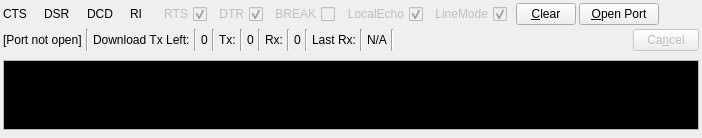
        <widget class="QWidget" name="tab_Term">
         <property name="enabled">
          <bool>true</bool>
         </property>
         <property name="sizePolicy">
          <sizepolicy hsizetype="Expanding" vsizetype="Expanding">
           <horstretch>0</horstretch>
           <verstretch>0</verstretch>
          </sizepolicy>
         </property>
         <attribute name="title">
          <string>&amp;Terminal</string>
         </attribute>
         <layout class="QGridLayout" name="gridLayout_11">
          <property name="leftMargin">
           <number>3</number>
          </property>
          <property name="topMargin">
           <number>3</number>
          </property>
          <property name="rightMargin">
           <number>3</number>
          </property>
          <property name="bottomMargin">
           <number>3</number>
          </property>
          <property name="spacing">
           <number>3</number>
          </property>
          <item row="0" column="0">
           <layout class="QGridLayout" name="gridLayout_4">
            <property name="spacing">
             <number>3</number>
            </property>
            <item row="5" column="0">
             <layout class="QHBoxLayout" name="horizontalLayout_3">
              <property name="spacing">
               <number>4</number>
              </property>
              <property name="topMargin">
               <number>1</number>
              </property>
              <property name="bottomMargin">
               <number>1</number>
              </property>
              <item>
               <widget class="QLabel" name="label_TermConn">
                <property name="text">
                 <string>[Port not open]</string>
                </property>
               </widget>
              </item>
              <item>
               <widget class="Line" name="line">
                <property name="orientation">
                 <enum>Qt::Vertical</enum>
                </property>
               </widget>
              </item>
              <item>
               <widget class="QLabel" name="label_16">
                <property name="text">
                 <string>Download Tx Left:</string>
                </property>
               </widget>
              </item>
              <item>
               <widget class="Line" name="line_2">
                <property name="orientation">
                 <enum>Qt::Vertical</enum>
                </property>
               </widget>
              </item>
              <item>
               <widget class="QLabel" name="label_TermTxLeft">
                <property name="text">
                 <string>0</string>
                </property>
               </widget>
              </item>
              <item>
               <widget class="Line" name="line_4">
                <property name="orientation">
                 <enum>Qt::Vertical</enum>
                </property>
               </widget>
              </item>
              <item>
               <widget class="QLabel" name="label_18">
                <property name="maximumSize">
                 <size>
                  <width>20</width>
                  <height>16777215</height>
                 </size>
                </property>
                <property name="text">
                 <string>Tx:</string>
                </property>
               </widget>
              </item>
              <item>
               <widget class="Line" name="line_3">
                <property name="orientation">
                 <enum>Qt::Vertical</enum>
                </property>
               </widget>
              </item>
              <item>
               <widget class="QLabel" name="label_TermTx">
                <property name="text">
                 <string>0</string>
                </property>
               </widget>
              </item>
              <item>
               <widget class="Line" name="line_5">
                <property name="orientation">
                 <enum>Qt::Vertical</enum>
                </property>
               </widget>
              </item>
              <item>
               <widget class="QLabel" name="label_20">
                <property name="maximumSize">
                 <size>
                  <width>20</width>
                  <height>16777215</height>
                 </size>
                </property>
                <property name="text">
                 <string>Rx:</string>
                </property>
               </widget>
              </item>
              <item>
               <widget class="Line" name="line_6">
                <property name="orientation">
                 <enum>Qt::Vertical</enum>
                </property>
               </widget>
              </item>
              <item>
               <widget class="QLabel" name="label_TermRx">
                <property name="text">
                 <string>0</string>
                </property>
               </widget>
              </item>
              <item>
               <widget class="Line" name="line_7">
                <property name="orientation">
                 <enum>Qt::Vertical</enum>
                </property>
               </widget>
              </item>
              <item>
               <widget class="QLabel" name="label_44">
                <property name="text">
                 <string>Last Rx:</string>
                </property>
               </widget>
              </item>
              <item>
               <widget class="Line" name="line_10">
                <property name="orientation">
                 <enum>Qt::Vertical</enum>
                </property>
               </widget>
              </item>
              <item>
               <widget class="QLabel" name="label_LastRx">
                <property name="text">
                 <string>N/A</string>
                </property>
               </widget>
              </item>
              <item>
               <widget class="Line" name="line_9">
                <property name="orientation">
                 <enum>Qt::Vertical</enum>
                </property>
               </widget>
              </item>
              <item>
               <spacer name="horizontalSpacer_6">
                <property name="orientation">
                 <enum>Qt::Horizontal</enum>
                </property>
                <property name="sizeHint" stdset="0">
                 <size>
                  <width>40</width>
                  <height>20</height>
                 </size>
                </property>
               </spacer>
              </item>
              <item>
               <widget class="QPushButton" name="btn_Cancel">
                <property name="enabled">
                 <bool>false</bool>
                </property>
                <property name="sizePolicy">
                 <sizepolicy hsizetype="Maximum" vsizetype="Fixed">
                  <horstretch>0</horstretch>
                  <verstretch>0</verstretch>
                 </sizepolicy>
                </property>
                <property name="minimumSize">
                 <size>
                  <width>0</width>
                  <height>0</height>
                 </size>
                </property>
                <property name="maximumSize">
                 <size>
                  <width>66</width>
                  <height>16777215</height>
                 </size>
                </property>
                <property name="text">
                 <string>Ca&amp;ncel</string>
                </property>
               </widget>
              </item>
             </layout>
            </item>
            <item row="7" column="0">
             <layout class="QVBoxLayout" name="verticalLayout_4">
              <property name="topMargin">
               <number>5</number>
              </property>
              <property name="bottomMargin">
               <number>5</number>
              </property>
              <item>
               <widget class="LrdScrollEdit" name="text_TermEditData">
                <property name="enabled">
                 <bool>true</bool>
                </property>
                <property name="sizePolicy">
                 <sizepolicy hsizetype="Expanding" vsizetype="Expanding">
                  <horstretch>0</horstretch>
                  <verstretch>0</verstretch>
                 </sizepolicy>
                </property>
                <property name="maximumSize">
                 <size>
                  <width>16777215</width>
                  <height>166666</height>
                 </size>
                </property>
                <property name="palette">
                 <palette>
                  <active>
                   <colorrole role="WindowText">
                    <brush brushstyle="SolidPattern">
                     <color alpha="255">
                      <red>255</red>
                      <green>255</green>
                      <blue>255</blue>
                     </color>
                    </brush>
                   </colorrole>
                   <colorrole role="Text">
                    <brush brushstyle="SolidPattern">
                     <color alpha="255">
                      <red>255</red>
                      <green>255</green>
                      <blue>255</blue>
                     </color>
                    </brush>
                   </colorrole>
                   <colorrole role="Base">
                    <brush brushstyle="SolidPattern">
                     <color alpha="255">
                      <red>0</red>
                      <green>0</green>
                      <blue>0</blue>
                     </color>
                    </brush>
                   </colorrole>
                   <colorrole role="PlaceholderText">
                    <brush brushstyle="NoBrush">
                     <color alpha="128">
                      <red>255</red>
                      <green>255</green>
                      <blue>255</blue>
                     </color>
                    </brush>
                   </colorrole>
                  </active>
                  <inactive>
                   <colorrole role="WindowText">
                    <brush brushstyle="SolidPattern">
                     <color alpha="255">
                      <red>255</red>
                      <green>255</green>
                      <blue>255</blue>
                     </color>
                    </brush>
                   </colorrole>
                   <colorrole role="Text">
                    <brush brushstyle="SolidPattern">
                     <color alpha="255">
                      <red>255</red>
                      <green>255</green>
                      <blue>255</blue>
                     </color>
                    </brush>
                   </colorrole>
                   <colorrole role="Base">
                    <brush brushstyle="SolidPattern">
                     <color alpha="255">
                      <red>0</red>
                      <green>0</green>
                      <blue>0</blue>
                     </color>
                    </brush>
                   </colorrole>
                   <colorrole role="PlaceholderText">
                    <brush brushstyle="NoBrush">
                     <color alpha="128">
                      <red>255</red>
                      <green>255</green>
                      <blue>255</blue>
                     </color>
                    </brush>
                   </colorrole>
                  </inactive>
                  <disabled>
                   <colorrole role="WindowText">
                    <brush brushstyle="SolidPattern">
                     <color alpha="255">
                      <red>120</red>
                      <green>120</green>
                      <blue>120</blue>
                     </color>
                    </brush>
                   </colorrole>
                   <colorrole role="Text">
                    <brush brushstyle="SolidPattern">
                     <color alpha="255">
                      <red>120</red>
                      <green>120</green>
                      <blue>120</blue>
                     </color>
                    </brush>
                   </colorrole>
                   <colorrole role="Base">
                    <brush brushstyle="SolidPattern">
                     <color alpha="255">
                      <red>240</red>
                      <green>240</green>
                      <blue>240</blue>
                     </color>
                    </brush>
                   </colorrole>
                   <colorrole role="PlaceholderText">
                    <brush brushstyle="NoBrush">
                     <color alpha="128">
                      <red>255</red>
                      <green>255</green>
                      <blue>255</blue>
                     </color>
                    </brush>
                   </colorrole>
                  </disabled>
                 </palette>
                </property>
                <property name="verticalScrollBarPolicy">
                 <enum>Qt::ScrollBarAsNeeded</enum>
                </property>
                <property name="horizontalScrollBarPolicy">
                 <enum>Qt::ScrollBarAlwaysOff</enum>
                </property>
                <property name="sizeAdjustPolicy">
                 <enum>QAbstractScrollArea::AdjustToContents</enum>
                </property>
                <property name="readOnly">
                 <bool>false</bool>
                </property>
               </widget>
              </item>
             </layout>
            </item>
            <item row="4" column="0">
             <layout class="QHBoxLayout" name="horizontalLayout_2">
              <property name="spacing">
               <number>3</number>
              </property>
              <property name="leftMargin">
               <number>0</number>
              </property>
              <property name="topMargin">
               <number>0</number>
              </property>
              <property name="rightMargin">
               <number>0</number>
              </property>
              <property name="bottomMargin">
               <number>0</number>
              </property>
              <item>
               <widget class="QLabel" name="label_11">
                <property name="text">
                 <string>CTS</string>
                </property>
               </widget>
              </item>
              <item>
               <widget class="QLabel" name="image_CTS">
                <property name="text">
                 <string/>
                </property>
               </widget>
              </item>
              <item>
               <spacer name="horizontalSpacer_4">
                <property name="orientation">
                 <enum>Qt::Horizontal</enum>
                </property>
                <property name="sizeType">
                 <enum>QSizePolicy::Fixed</enum>
                </property>
                <property name="sizeHint" stdset="0">
                 <size>
                  <width>4</width>
                  <height>20</height>
                 </size>
                </property>
               </spacer>
              </item>
              <item>
               <widget class="QLabel" name="label_12">
                <property name="text">
                 <string>DSR</string>
                </property>
               </widget>
              </item>
              <item>
               <widget class="QLabel" name="image_DSR">
                <property name="text">
                 <string/>
                </property>
               </widget>
              </item>
              <item>
               <spacer name="horizontalSpacer_7">
                <property name="orientation">
                 <enum>Qt::Horizontal</enum>
                </property>
                <property name="sizeType">
                 <enum>QSizePolicy::Fixed</enum>
                </property>
                <property name="sizeHint" stdset="0">
                 <size>
                  <width>4</width>
                  <height>20</height>
                 </size>
                </property>
               </spacer>
              </item>
              <item>
               <widget class="QLabel" name="label_13">
                <property name="text">
                 <string>DCD</string>
                </property>
               </widget>
              </item>
              <item>
               <widget class="QLabel" name="image_DCD">
                <property name="text">
                 <string/>
                </property>
               </widget>
              </item>
              <item>
               <spacer name="horizontalSpacer_14">
                <property name="orientation">
                 <enum>Qt::Horizontal</enum>
                </property>
                <property name="sizeType">
                 <enum>QSizePolicy::Fixed</enum>
                </property>
                <property name="sizeHint" stdset="0">
                 <size>
                  <width>4</width>
                  <height>20</height>
                 </size>
                </property>
               </spacer>
              </item>
              <item>
               <widget class="QLabel" name="label_14">
                <property name="text">
                 <string>RI</string>
                </property>
               </widget>
              </item>
              <item>
               <widget class="QLabel" name="image_RI">
                <property name="text">
                 <string/>
                </property>
               </widget>
              </item>
              <item>
               <spacer name="horizontalSpacer_23">
                <property name="orientation">
                 <enum>Qt::Horizontal</enum>
                </property>
                <property name="sizeType">
                 <enum>QSizePolicy::Fixed</enum>
                </property>
                <property name="sizeHint" stdset="0">
                 <size>
                  <width>3</width>
                  <height>20</height>
                 </size>
                </property>
               </spacer>
              </item>
              <item>
               <widget class="QCheckBox" name="check_RTS">
                <property name="enabled">
                 <bool>false</bool>
                </property>
                <property name="layoutDirection">
                 <enum>Qt::RightToLeft</enum>
                </property>
                <property name="text">
                 <string>RTS</string>
                </property>
                <property name="checked">
                 <bool>true</bool>
                </property>
               </widget>
              </item>
              <item>
               <spacer name="horizontalSpacer_24">
                <property name="orientation">
                 <enum>Qt::Horizontal</enum>
                </property>
                <property name="sizeType">
                 <enum>QSizePolicy::Fixed</enum>
                </property>
                <property name="sizeHint" stdset="0">
                 <size>
                  <width>3</width>
                  <height>20</height>
                 </size>
                </property>
               </spacer>
              </item>
              <item>
               <widget class="QCheckBox" name="check_DTR">
                <property name="enabled">
                 <bool>false</bool>
                </property>
                <property name="layoutDirection">
                 <enum>Qt::RightToLeft</enum>
                </property>
                <property name="text">
                 <string>DTR</string>
                </property>
                <property name="checked">
                 <bool>true</bool>
                </property>
               </widget>
              </item>
              <item>
               <spacer name="horizontalSpacer_31">
                <property name="orientation">
                 <enum>Qt::Horizontal</enum>
                </property>
                <property name="sizeType">
                 <enum>QSizePolicy::Fixed</enum>
                </property>
                <property name="sizeHint" stdset="0">
                 <size>
                  <width>3</width>
                  <height>20</height>
                 </size>
                </property>
               </spacer>
              </item>
              <item>
               <widget class="QCheckBox" name="check_Break">
                <property name="enabled">
                 <bool>false</bool>
                </property>
                <property name="layoutDirection">
                 <enum>Qt::RightToLeft</enum>
                </property>
                <property name="text">
                 <string>BREAK</string>
                </property>
               </widget>
              </item>
              <item>
               <spacer name="horizontalSpacer_32">
                <property name="orientation">
                 <enum>Qt::Horizontal</enum>
                </property>
                <property name="sizeType">
                 <enum>QSizePolicy::Fixed</enum>
                </property>
                <property name="sizeHint" stdset="0">
                 <size>
                  <width>3</width>
                  <height>20</height>
                 </size>
                </property>
               </spacer>
              </item>
              <item>
               <widget class="QCheckBox" name="check_Echo">
                <property name="enabled">
                 <bool>false</bool>
                </property>
                <property name="layoutDirection">
                 <enum>Qt::RightToLeft</enum>
                </property>
                <property name="text">
                 <string>LocalEcho</string>
                </property>
                <property name="checked">
                 <bool>true</bool>
                </property>
               </widget>
              </item>
              <item>
               <spacer name="horizontalSpacer_34">
                <property name="orientation">
                 <enum>Qt::Horizontal</enum>
                </property>
                <property name="sizeType">
                 <enum>QSizePolicy::Fixed</enum>
                </property>
                <property name="sizeHint" stdset="0">
                 <size>
                  <width>3</width>
                  <height>20</height>
                 </size>
                </property>
               </spacer>
              </item>
              <item>
               <widget class="QCheckBox" name="check_Line">
                <property name="enabled">
                 <bool>false</bool>
                </property>
                <property name="layoutDirection">
                 <enum>Qt::RightToLeft</enum>
                </property>
                <property name="text">
                 <string>LineMode</string>
                </property>
                <property name="checked">
                 <bool>true</bool>
                </property>
               </widget>
              </item>
              <item>
               <spacer name="horizontalSpacer_33">
                <property name="orientation">
                 <enum>Qt::Horizontal</enum>
                </property>
                <property name="sizeType">
                 <enum>QSizePolicy::Fixed</enum>
                </property>
                <property name="sizeHint" stdset="0">
                 <size>
                  <width>6</width>
                  <height>20</height>
                 </size>
                </property>
               </spacer>
              </item>
              <item>
               <widget class="QPushButton" name="btn_TermClear">
                <property name="sizePolicy">
                 <sizepolicy hsizetype="Maximum" vsizetype="Fixed">
                  <horstretch>0</horstretch>
                  <verstretch>0</verstretch>
                 </sizepolicy>
                </property>
                <property name="maximumSize">
                 <size>
                  <width>60</width>
                  <height>16777215</height>
                 </size>
                </property>
                <property name="text">
                 <string>&amp;Clear</string>
                </property>
               </widget>
              </item>
              <item>
               <widget class="QPushButton" name="btn_TermClose">
                <property name="maximumSize">
                 <size>
                  <width>90</width>
                  <height>16777215</height>
                 </size>
                </property>
                <property name="text">
                 <string>&amp;Open Port</string>
                </property>
               </widget>
              </item>
              <item>
               <spacer name="horizontalSpacer_5">
                <property name="orientation">
                 <enum>Qt::Horizontal</enum>
                </property>
                <property name="sizeHint" stdset="0">
                 <size>
                  <width>40</width>
                  <height>20</height>
                 </size>
                </property>
               </spacer>
              </item>
             </layout>
            </item>
           </layout>
          </item>
         </layout>
        </widget>
